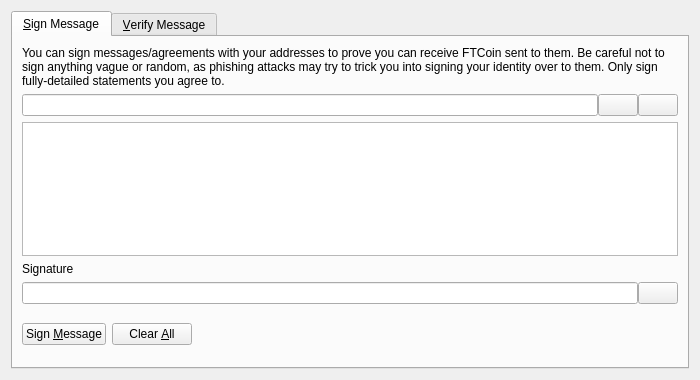
<?xml version="1.0" encoding="UTF-8"?>
<ui version="4.0">
 <class>SignVerifyMessageDialog</class>
 <widget class="QDialog" name="SignVerifyMessageDialog">
  <property name="geometry">
   <rect>
    <x>0</x>
    <y>0</y>
    <width>700</width>
    <height>380</height>
   </rect>
  </property>
  <property name="windowTitle">
   <string>Signatures - Sign / Verify a Message</string>
  </property>
  <property name="modal">
   <bool>true</bool>
  </property>
  <layout class="QVBoxLayout" name="verticalLayout">
   <item>
    <widget class="QTabWidget" name="tabWidget">
     <property name="currentIndex">
      <number>0</number>
     </property>
     <widget class="QWidget" name="tabSignMessage">
      <attribute name="title">
       <string>&amp;Sign Message</string>
      </attribute>
      <layout class="QVBoxLayout" name="verticalLayout_SM">
       <item>
        <widget class="QLabel" name="infoLabel_SM">
         <property name="text">
          <string>You can sign messages/agreements with your addresses to prove you can receive FTCoin sent to them. Be careful not to sign anything vague or random, as phishing attacks may try to trick you into signing your identity over to them. Only sign fully-detailed statements you agree to.</string>
         </property>
         <property name="textFormat">
          <enum>Qt::PlainText</enum>
         </property>
         <property name="wordWrap">
          <bool>true</bool>
         </property>
        </widget>
       </item>
       <item>
        <layout class="QHBoxLayout" name="horizontalLayout_1_SM">
         <property name="spacing">
          <number>0</number>
         </property>
         <item>
          <widget class="QValidatedLineEdit" name="addressIn_SM">
           <property name="toolTip">
            <string>The FTCoin address to sign the message with</string>
           </property>
          </widget>
         </item>
         <item>
          <widget class="QPushButton" name="addressBookButton_SM">
           <property name="toolTip">
            <string>Choose previously used address</string>
           </property>
           <property name="text">
            <string/>
           </property>
           <property name="shortcut">
            <string>Alt+A</string>
           </property>
           <property name="autoDefault">
            <bool>false</bool>
           </property>
          </widget>
         </item>
         <item>
          <widget class="QPushButton" name="pasteButton_SM">
           <property name="toolTip">
            <string>Paste address from clipboard</string>
           </property>
           <property name="text">
            <string/>
           </property>
           <property name="shortcut">
            <string>Alt+P</string>
           </property>
           <property name="autoDefault">
            <bool>false</bool>
           </property>
          </widget>
         </item>
        </layout>
       </item>
       <item>
        <widget class="QPlainTextEdit" name="messageIn_SM">
         <property name="toolTip">
          <string>Enter the message you want to sign here</string>
         </property>
        </widget>
       </item>
       <item>
        <widget class="QLabel" name="signatureLabel_SM">
         <property name="text">
          <string>Signature</string>
         </property>
         <property name="textFormat">
          <enum>Qt::PlainText</enum>
         </property>
        </widget>
       </item>
       <item>
        <layout class="QHBoxLayout" name="horizontalLayout_2_SM">
         <property name="spacing">
          <number>0</number>
         </property>
         <item>
          <widget class="QLineEdit" name="signatureOut_SM">
           <property name="font">
            <font>
             <italic>true</italic>
            </font>
           </property>
           <property name="readOnly">
            <bool>true</bool>
           </property>
          </widget>
         </item>
         <item>
          <widget class="QPushButton" name="copySignatureButton_SM">
           <property name="toolTip">
            <string>Copy the current signature to the system clipboard</string>
           </property>
           <property name="text">
            <string/>
           </property>
           <property name="autoDefault">
            <bool>false</bool>
           </property>
          </widget>
         </item>
        </layout>
       </item>
       <item>
        <layout class="QHBoxLayout" name="horizontalLayout_3_SM">
         <item>
          <widget class="QPushButton" name="signMessageButton_SM">
           <property name="toolTip">
            <string>Sign the message to prove you own this FTCoin address</string>
           </property>
           <property name="text">
            <string>Sign &amp;Message</string>
           </property>
           <property name="autoDefault">
            <bool>false</bool>
           </property>
          </widget>
         </item>
         <item>
          <widget class="QPushButton" name="clearButton_SM">
           <property name="toolTip">
            <string>Reset all sign message fields</string>
           </property>
           <property name="text">
            <string>Clear &amp;All</string>
           </property>
           <property name="autoDefault">
            <bool>false</bool>
           </property>
          </widget>
         </item>
         <item>
          <spacer name="horizontalSpacer_1_SM">
           <property name="orientation">
            <enum>Qt::Horizontal</enum>
           </property>
           <property name="sizeHint" stdset="0">
            <size>
             <width>40</width>
             <height>48</height>
            </size>
           </property>
          </spacer>
         </item>
         <item>
          <widget class="QLabel" name="statusLabel_SM">
           <property name="font">
            <font>
             <weight>75</weight>
             <bold>true</bold>
            </font>
           </property>
           <property name="text">
            <string/>
           </property>
           <property name="wordWrap">
            <bool>true</bool>
           </property>
          </widget>
         </item>
         <item>
          <spacer name="horizontalSpacer_2_SM">
           <property name="orientation">
            <enum>Qt::Horizontal</enum>
           </property>
           <property name="sizeHint" stdset="0">
            <size>
             <width>40</width>
             <height>48</height>
            </size>
           </property>
          </spacer>
         </item>
        </layout>
       </item>
      </layout>
     </widget>
     <widget class="QWidget" name="tabVerifyMessage">
      <attribute name="title">
       <string>&amp;Verify Message</string>
      </attribute>
      <layout class="QVBoxLayout" name="verticalLayout_VM">
       <item>
        <widget class="QLabel" name="infoLabel_VM">
         <property name="text">
          <string>Enter the receiver's address, message (ensure you copy line breaks, spaces, tabs, etc. exactly) and signature below to verify the message. Be careful not to read more into the signature than what is in the signed message itself, to avoid being tricked by a man-in-the-middle attack. Note that this only proves the signing party receives with the address, it cannot prove sendership of any transaction!</string>
         </property>
         <property name="textFormat">
          <enum>Qt::PlainText</enum>
         </property>
         <property name="alignment">
          <set>Qt::AlignLeading|Qt::AlignLeft|Qt::AlignTop</set>
         </property>
         <property name="wordWrap">
          <bool>true</bool>
         </property>
        </widget>
       </item>
       <item>
        <layout class="QHBoxLayout" name="horizontalLayout_1_VM">
         <property name="spacing">
          <number>0</number>
         </property>
         <item>
          <widget class="QValidatedLineEdit" name="addressIn_VM">
           <property name="toolTip">
            <string>The FTCoin address the message was signed with</string>
           </property>
          </widget>
         </item>
         <item>
          <widget class="QPushButton" name="addressBookButton_VM">
           <property name="toolTip">
            <string>Choose previously used address</string>
           </property>
           <property name="text">
            <string/>
           </property>
           <property name="shortcut">
            <string>Alt+A</string>
           </property>
           <property name="autoDefault">
            <bool>false</bool>
           </property>
          </widget>
         </item>
        </layout>
       </item>
       <item>
        <widget class="QPlainTextEdit" name="messageIn_VM"/>
       </item>
       <item>
        <widget class="QValidatedLineEdit" name="signatureIn_VM"/>
       </item>
       <item>
        <layout class="QHBoxLayout" name="horizontalLayout_2_VM">
         <item>
          <widget class="QPushButton" name="verifyMessageButton_VM">
           <property name="toolTip">
            <string>Verify the message to ensure it was signed with the specified FTCoin address</string>
           </property>
           <property name="text">
            <string>Verify &amp;Message</string>
           </property>
           <property name="autoDefault">
            <bool>false</bool>
           </property>
          </widget>
         </item>
         <item>
          <widget class="QPushButton" name="clearButton_VM">
           <property name="toolTip">
            <string>Reset all verify message fields</string>
           </property>
           <property name="text">
            <string>Clear &amp;All</string>
           </property>
           <property name="autoDefault">
            <bool>false</bool>
           </property>
          </widget>
         </item>
         <item>
          <spacer name="horizontalSpacer_1_VM">
           <property name="orientation">
            <enum>Qt::Horizontal</enum>
           </property>
           <property name="sizeHint" stdset="0">
            <size>
             <width>40</width>
             <height>48</height>
            </size>
           </property>
          </spacer>
         </item>
         <item>
          <widget class="QLabel" name="statusLabel_VM">
           <property name="font">
            <font>
             <weight>75</weight>
             <bold>true</bold>
            </font>
           </property>
           <property name="text">
            <string/>
           </property>
           <property name="wordWrap">
            <bool>true</bool>
           </property>
          </widget>
         </item>
         <item>
          <spacer name="horizontalSpacer_2_VM">
           <property name="orientation">
            <enum>Qt::Horizontal</enum>
           </property>
           <property name="sizeHint" stdset="0">
            <size>
             <width>40</width>
             <height>48</height>
            </size>
           </property>
          </spacer>
         </item>
        </layout>
       </item>
      </layout>
     </widget>
    </widget>
   </item>
  </layout>
 </widget>
 <customwidgets>
  <customwidget>
   <class>QValidatedLineEdit</class>
   <extends>QLineEdit</extends>
   <header>qvalidatedlineedit.h</header>
  </customwidget>
 </customwidgets>
 <resources>
  <include location="../ftcoin.qrc"/>
 </resources>
 <connections/>
</ui>
